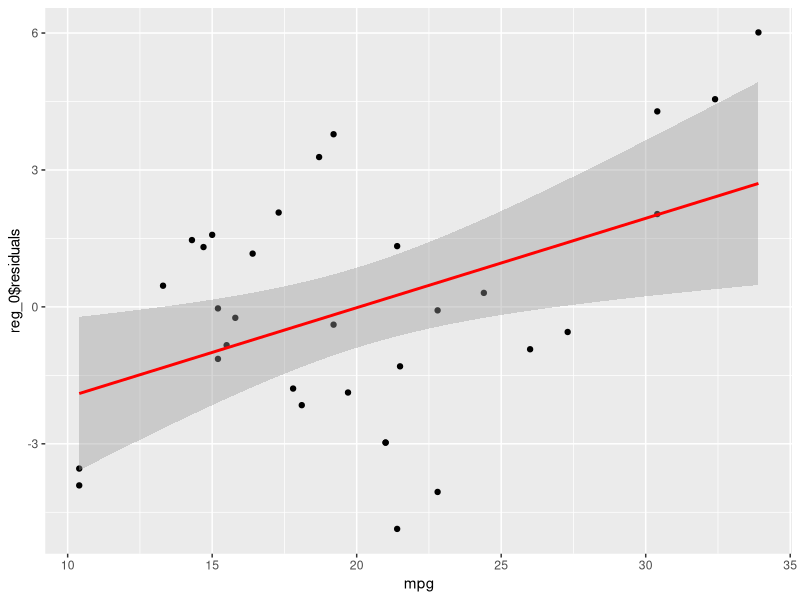
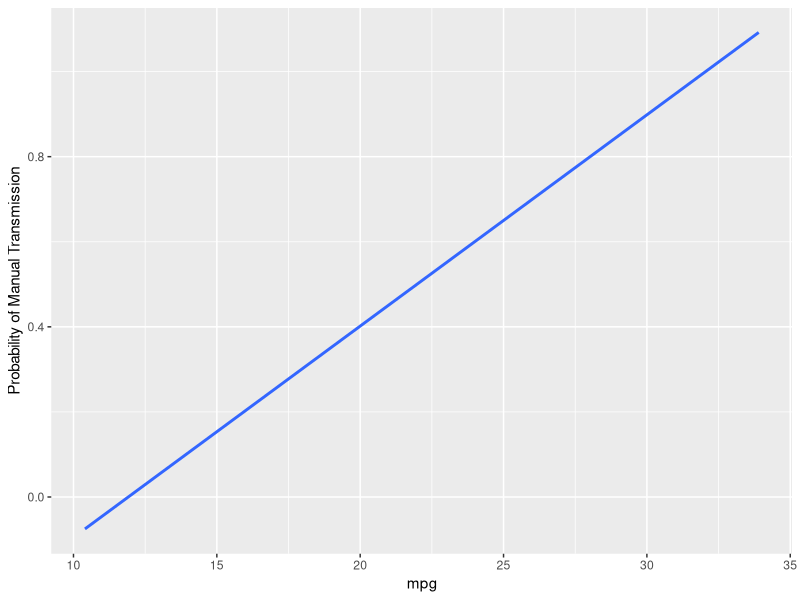
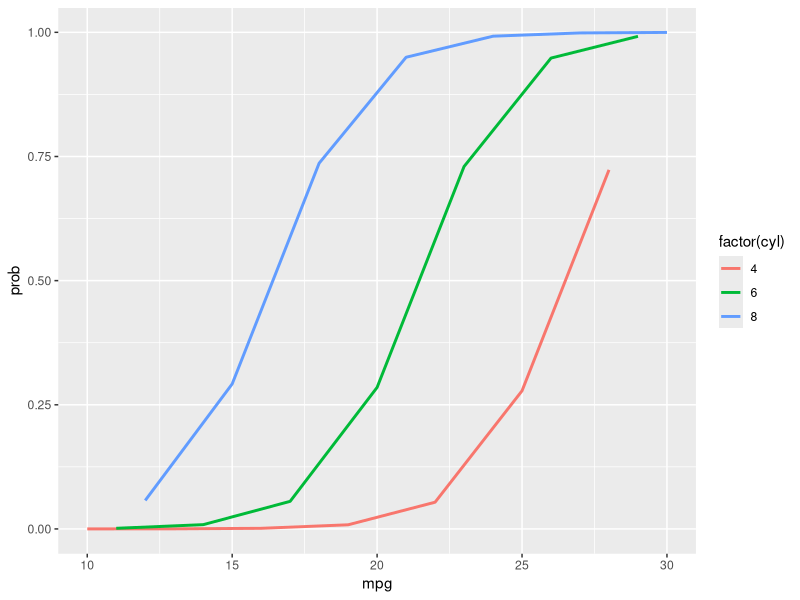
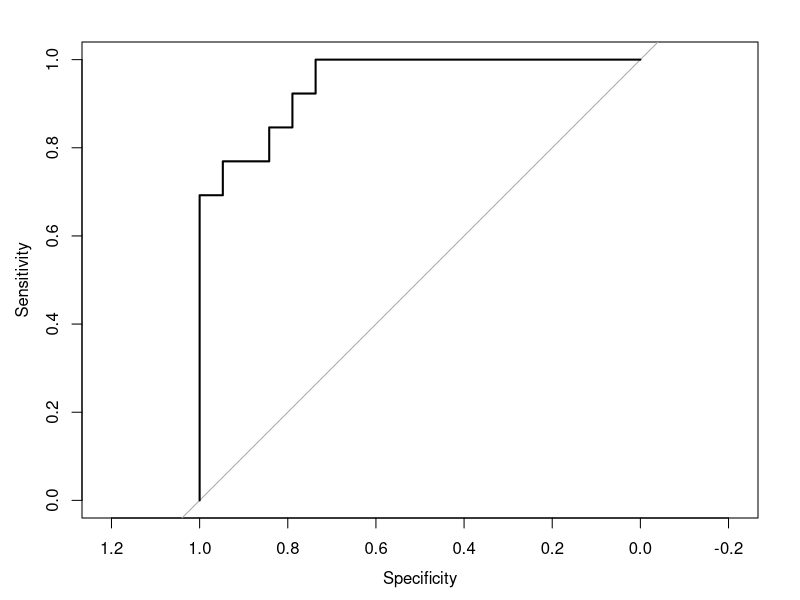

Reproduce these figures in R, in order. (Note: this script raises an error after producing the figures.)
## ---- chunk 1
data(mtcars) # Get the data
?mtcars # Help on dataset
## ---- chunk 2
?lm
## ---- chunk 3
# Fit 
reg_0 <- lm( mpg ~ hp + cyl + am, data = mtcars) 
summary(reg_0)
## ---- chunk 4
head(reg_0$fitted.values)
## ---- chunk 5
newCar <- mtcars[3,] # 3rd observation is Datsun 710
newCar$am <- 0 # What if it was automatic?
predict(reg_0, newdata = newCar) # Estimate went down by 4 miles
## ---- chunk 6
library(ggplot2)
# Plot the fitted values against real values
qplot(data=mtcars, x = mpg, y = reg_0$residuals) +
  stat_smooth(method = "lm", col = "red")

# Are the residuals normally distributed? 
shapiro.test(reg_0$residuals) # yes
## ---- chunk 7
# Add variable wt
reg_1 <- lm( mpg ~ hp + cyl + am + wt, mtcars)

# Aikikae Information Criteria
# AIC lower the better
AIC(reg_0)
AIC(reg_1)

# Compare
anova(reg_0, reg_1) # models are significantly different
## ---- chunk 8
?glm
## ---- chunk 9
logit_2 <- glm(am ~ mpg + drat + cyl, data = mtcars, family='binomial')
summary(logit_2)
## ---- chunk 10
ggplot(mtcars, aes(x = mpg, y = am)) + 
    stat_smooth(method="glm", family="binomial", se=FALSE)+
# Bonus: rename the y axis label
		ylab('Probability of Manual Transmission')
## ---- chunk 11
# Create a new dataset with varying number of cylinders and other variables fixed at mean levels.
mtcars2<-data.frame(mpg = rep(10:30, 3),drat = mean(mtcars$drat), disp = mean(mtcars$disp), cyl = rep(c(4,6,8),21))
# Predict probability of new data
mtcars2$prob<-predict(logit_2, newdata=mtcars2, type = "response")

# Plot the results
ggplot(mtcars2, aes(x=mpg, y=prob)) +
  geom_line(aes(colour = factor(cyl)), size = 1) 
## ---- chunk 12
library(caret)

# Let us compare predicted values to real values
mtcars$prob <- predict(logit_2, type="response")
# Prevalence of Manual Transmission
mean(mtcars$am)

# Create predict variable
mtcars$pred <- 0
# If probability is greater than .6 (1-prevalence), set prediction to 1
mtcars[mtcars$prob>.6, 'pred'] <- 1

# Confusion Matrix
confusionMatrix(table(mtcars[,c("am", "pred")]))

## ROC CURVE
# Load the necessary library
library(pROC)
# Calculate the ROC curve using the predicted probability vs actual values
logit_2_roc <- roc(am~prob, mtcars) 
# Plot ROC curve
plot(logit_2_roc)
## ---- chunk 13
# Dataset comes with mlbench package
library(mlbench)
# Load dataset into the current workspace
data(Sonar)
## ---- chunk 14
library(caret) # Load Library
set.seed(107)  # Set random number seed for reproducibility
# Create an index of observations to be included in Training
indexTrain <- createDataPartition(y = Sonar$Class, p = .75, list = FALSE)

# Split the data using the index
Train <- Sonar[indexTrain,]
Test  <- Sonar[-indexTrain,]
## ---- chunk 15
## Declare Tuning Control Parameters
ctrl <- trainControl(method = "repeatedcv", # K-fold cross validation
			        repeats = 3, # Repeat resampling 3 times
                    classProbs = TRUE, # Calculate predicted prob for ROC
                    summaryFunction = twoClassSummary) # Set performance metrics for binary
## ---- chunk 16
plsFit <- train(Class ~ ., data = Train, method = "pls",
		tuneLength = 10,   # Number of component sets to be evaluated (more is better)
		trControl = ctrl, # Use control parameters from above
		metric = "ROC" ,  # Criteria ROC
		preProc = c("center", "scale")) # Center and scale the predictors
## ---- chunk 17
plsFit
## ---- chunk 18
# evaluate the performance of different number of components extracted
plot(plsFit)
## ---- chunk 19
plsPredict <- predict(plsFit, newdata = Test) # Predict results
head(plsPredict) # View predictions
head(Test$Class) # View actual$
## ---- chunk 20
confusionMatrix(data = plsPredict, Test$Class)
